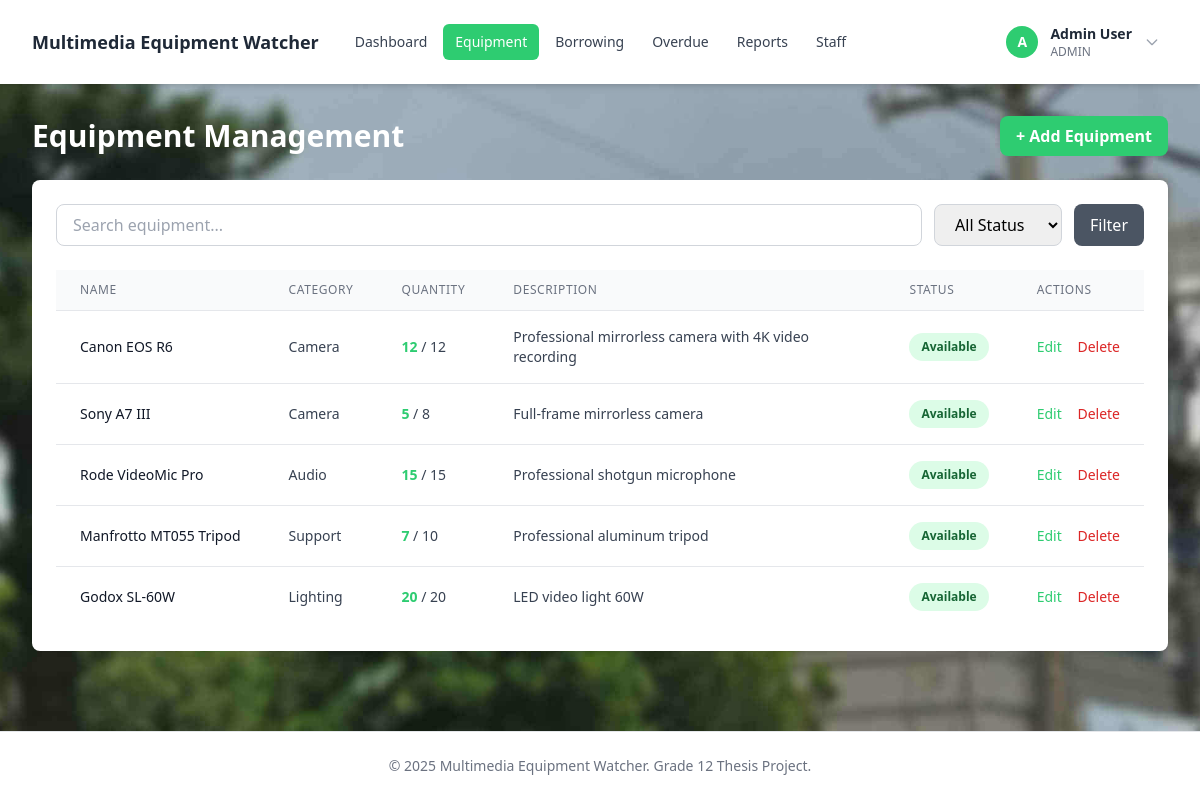
The page /equipment/list.php (signed in) on the database its author committed.
### tables this page shows
CREATE TABLE equipment (
    id INT AUTO_INCREMENT PRIMARY KEY,
    name VARCHAR(100) NOT NULL,
    description TEXT,
    category VARCHAR(50),
    total_quantity INT NOT NULL DEFAULT 1,
    available_quantity INT NOT NULL DEFAULT 1,
    status ENUM('available', 'borrowed', 'damaged', 'lost') NOT NULL DEFAULT 'available',
    created_at TIMESTAMP DEFAULT CURRENT_TIMESTAMP
);

### equipment/list.php (the view, shortened to what this page needs)
<?php
require_once '../includes/header.php';
$pdo = getDBConnection();
$search = $_GET['search'] ?? '';
$sql = "SELECT * FROM equipment WHERE 1=1";
$params = [];
$sql .= " ORDER BY created_at DESC";
$stmt = $pdo->prepare($sql);
$stmt->execute($params);
$equipment = $stmt->fetchAll();
?>
<div class="flex justify-between items-center mb-6">
    <h2 class="text-3xl font-bold text-white">Equipment Management</h2>
    <a href="add.php" class="px-4 py-2 bg-primary hover:bg-primary-dark text-white font-semibold rounded-lg transition">+ Add Equipment</a>
</div>
<div class="bg-white rounded-lg shadow-sm p-6">
    <form method="GET" class="mb-6 flex flex-wrap gap-3">
        <input type="text" name="search" placeholder="Search equipment..."
               value="<?php echo htmlspecialchars($search); ?>"
               class="flex-1 min-w-[200px] px-4 py-2 border border-gray-300 rounded-lg focus:ring-2 focus:ring-primary focus:border-transparent">
        <select name="status" class="px-4 py-2 border border-gray-300 rounded-lg focus:ring-2 focus:ring-primary focus:border-transparent">
            <option value="">All Status</option>
        </select>
        <button type="submit" class="px-4 py-2 bg-gray-600 hover:bg-gray-700 text-white font-medium rounded-lg transition">Filter</button>
    </form>
    <?php if (count($equipment) > 0): ?>
        <div class="overflow-x-auto">
            <table class="min-w-full divide-y divide-gray-200">
                <thead class="bg-gray-50">
                    <tr>
                        <th class="px-6 py-3 text-left text-xs font-medium text-gray-500 uppercase tracking-wider">Name</th>
                        <th class="px-6 py-3 text-left text-xs font-medium text-gray-500 uppercase tracking-wider">Category</th>
                        <th class="px-6 py-3 text-left text-xs font-medium text-gray-500 uppercase tracking-wider">Quantity</th>
                        <th class="px-6 py-3 text-left text-xs font-medium text-gray-500 uppercase tracking-wider">Description</th>
                        <th class="px-6 py-3 text-left text-xs font-medium text-gray-500 uppercase tracking-wider">Status</th>
                        <th class="px-6 py-3 text-left text-xs font-medium text-gray-500 uppercase tracking-wider">Actions</th>
                    </tr>
                </thead>
                <tbody class="bg-white divide-y divide-gray-200">
                    <?php foreach ($equipment as $item): ?>
                        <?php
                        $statusClass = 'bg-gray-100 text-gray-800';
                        switch ($item['status']) {
                            case 'available': $statusClass = 'bg-green-100 text-green-800'; break;
                        }
                        ?>
                        <tr class="hover:bg-gray-50">
                            <td class="px-6 py-4 whitespace-nowrap text-sm font-medium text-gray-900"><?php echo htmlspecialchars($item['name']); ?></td>
                            <td class="px-6 py-4 whitespace-nowrap text-sm text-gray-700"><?php echo htmlspecialchars($item['category']); ?></td>
                            <td class="px-6 py-4 whitespace-nowrap text-sm text-gray-700">
                                <span class="font-semibold text-primary"><?php echo $item['available_quantity']; ?></span> / <?php echo $item['total_quantity']; ?>
                            </td>
                            <td class="px-6 py-4 text-sm text-gray-700"><?php echo htmlspecialchars(substr($item['description'], 0, 60)) . (strlen($item['description']) > 60 ? '...' : ''); ?></td>
                            <td class="px-6 py-4 whitespace-nowrap">
                                <span class="px-3 py-1 inline-flex text-xs leading-5 font-semibold rounded-full <?php echo $statusClass; ?>">
                                    <?php echo ucfirst($item['status']); ?>
                                </span>
                            </td>
                            <td class="px-6 py-4 whitespace-nowrap text-sm">
                                <a href="edit.php?id=<?php echo $item['id']; ?>" class="text-primary hover:text-primary-dark font-medium mr-3">Edit</a>
                                <a href="delete.php?id=<?php echo $item['id']; ?>" class="text-red-600 hover:text-red-800 font-medium" onclick="return confirm('Are you sure you want to delete this equipment?')">Delete</a>
                            </td>
                        </tr>
                    <?php endforeach; ?>
                </tbody>
            </table>
        </div>
    <?php endif; ?>
</div>
<?php require_once '../includes/footer.php'; ?>

### rows shown on the page
equipment: name "Canon EOS R6", category "Camera", available_quantity "12", total_quantity "12", description "Professional mirrorless camera with 4K video recording", status "Available"
equipment: name "Sony A7 III", category "Camera", available_quantity "5", total_quantity "8", description "Full-frame mirrorless camera", status "Available"
equipment: name "Rode VideoMic Pro", category "Audio", available_quantity "15", total_quantity "15", description "Professional shotgun microphone", status "Available"
equipment: name "Manfrotto MT055 Tripod", category "Support", available_quantity "7", total_quantity "10", description "Professional aluminum tripod", status "Available"
equipment: name "Godox SL-60W", category "Lighting", available_quantity "20", total_quantity "20", description "LED video light 60W", status "Available"

### other values the page prints
substr($currentUser['name'], 0, 1) "A"
$currentUser['name'] "Admin User"
$currentUser['role'] "ADMIN"
